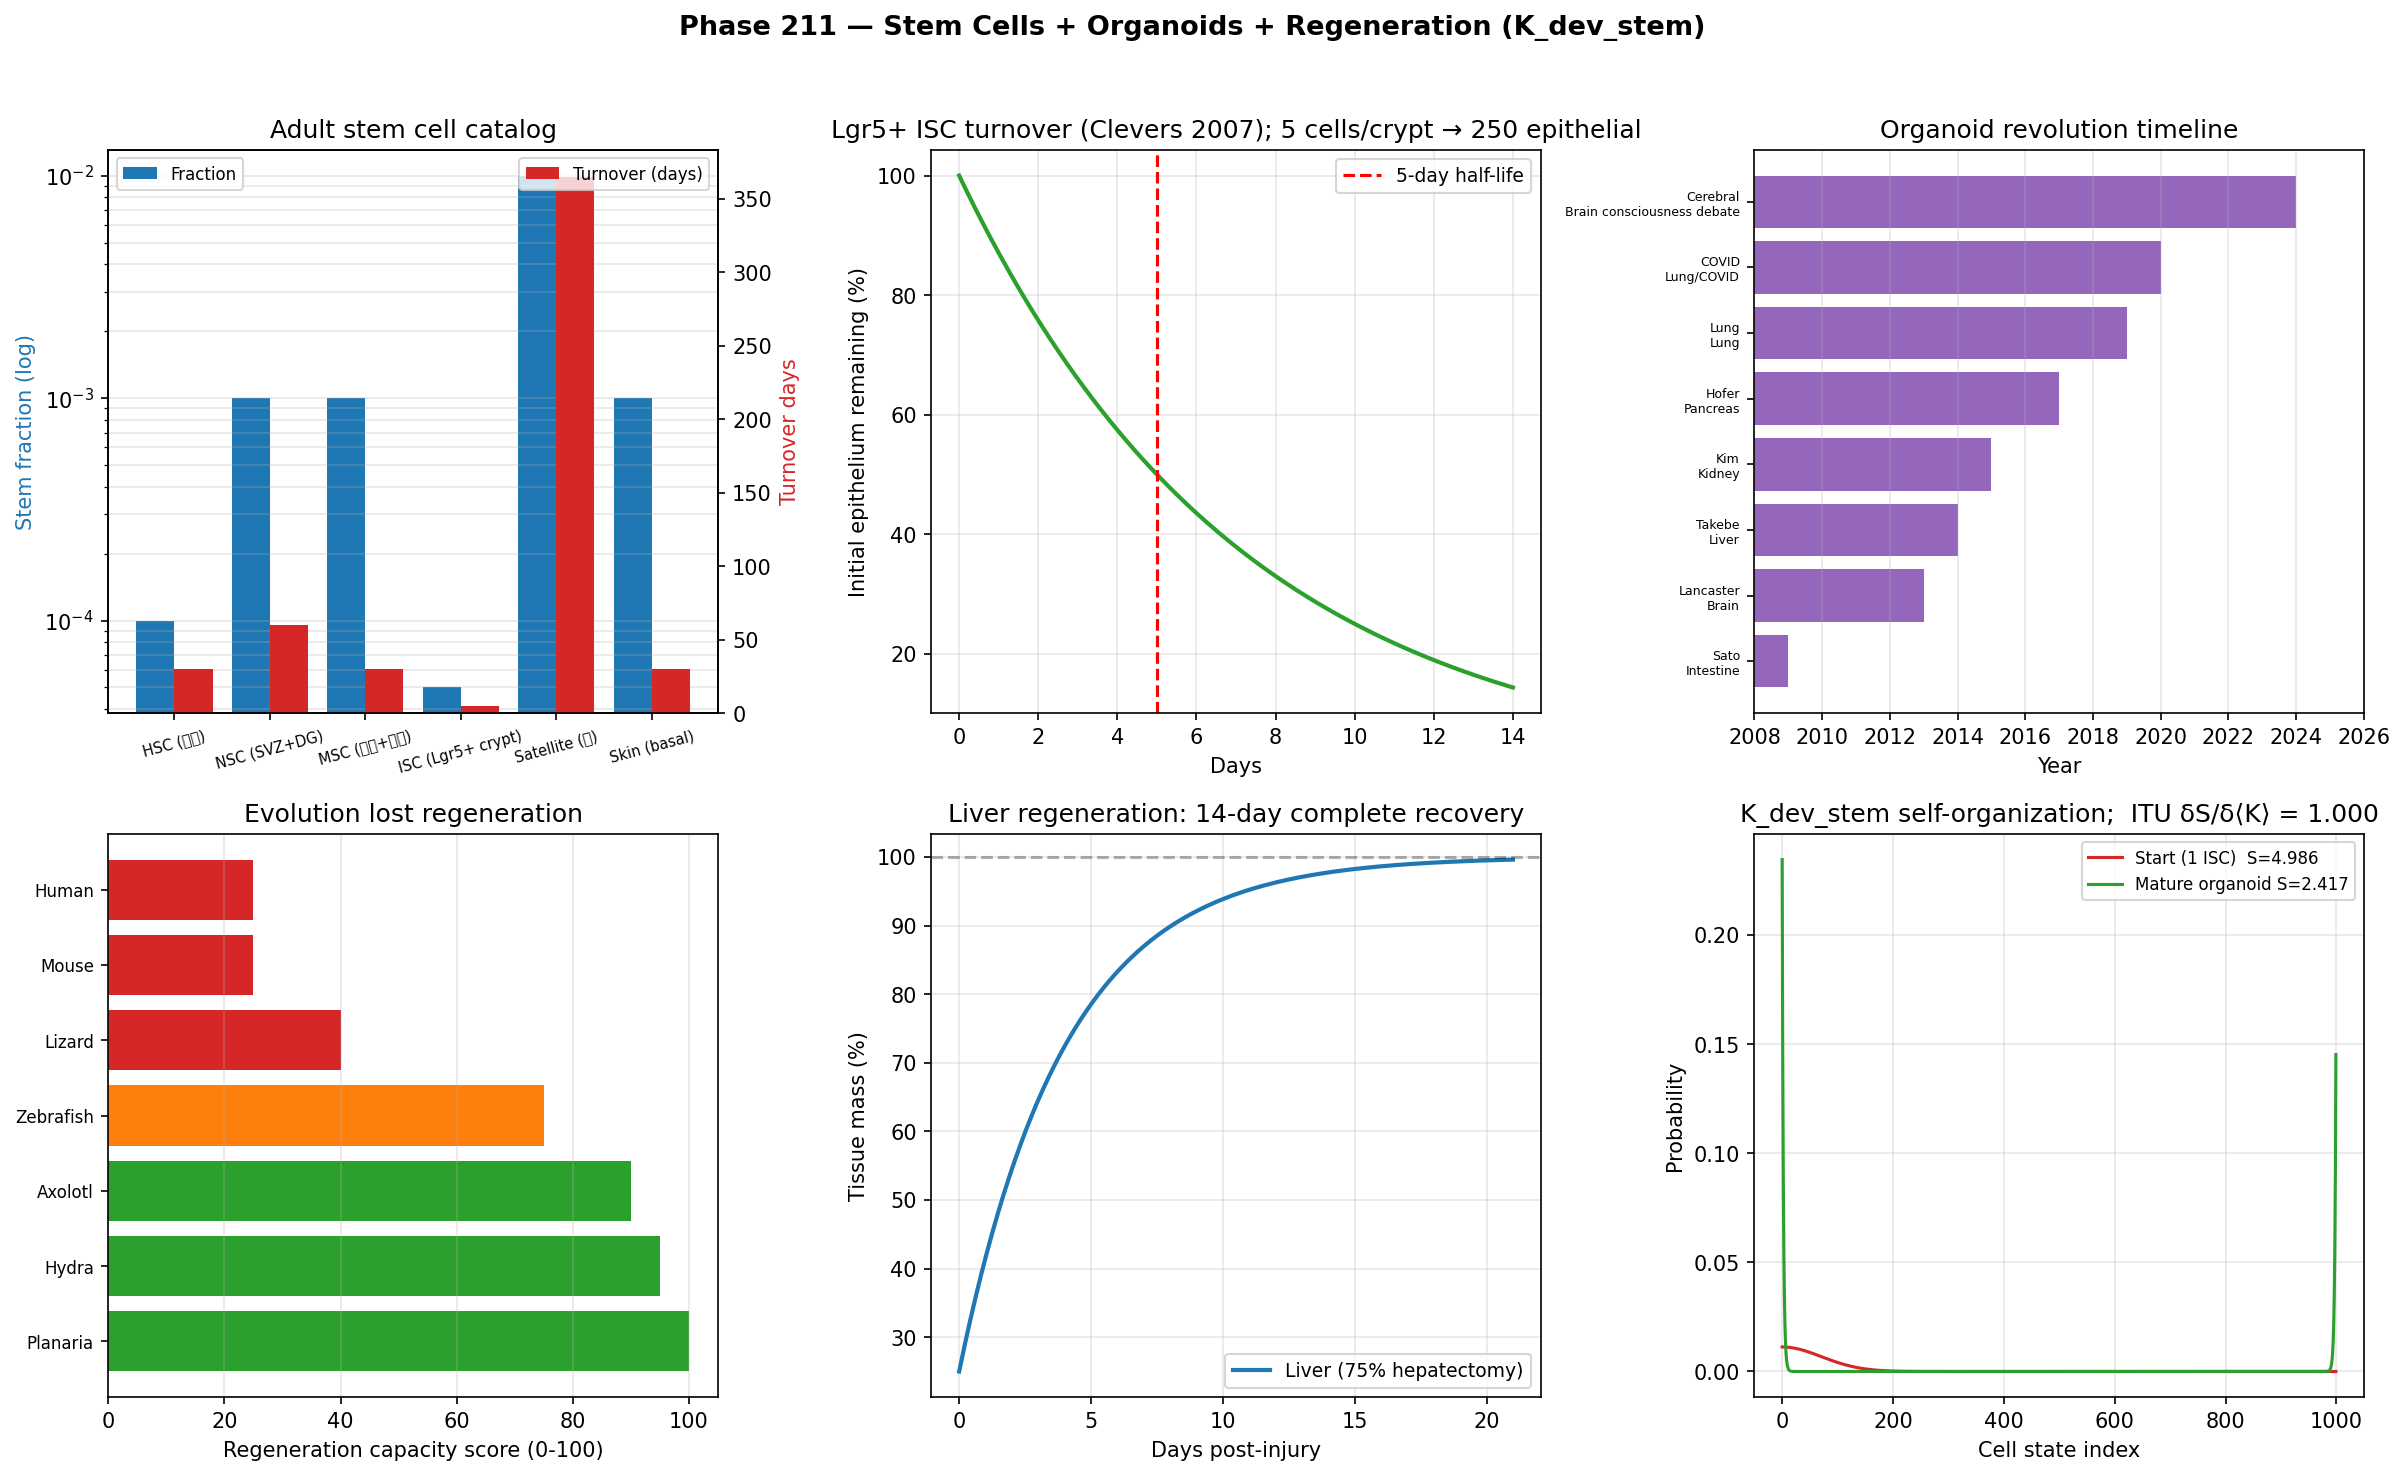

Python code for this plot:
"""
Phase 211 — Stem cells + Organoids + Regeneration (K_dev_stem)

Simulations:
  1) Adult stem cell catalog (HSC/NSC/MSC/ISC/Satellite/Skin)
  2) Lgr5+ ISC turnover dynamics (Clevers 2007)
  3) Organoid history milestones
  4) Regeneration capacity across species
  5) Axolotl limb regeneration stages
  6) Liver regeneration kinetics
  7) ITU K_dev_stem axiom: 1 cell -> organoid self-organization

Outputs:
  - stem_organoid_regen.png
  - stem_organoid_regen_summary.json
"""

from __future__ import annotations

import json
from pathlib import Path

import matplotlib
matplotlib.use("Agg")
import matplotlib.pyplot as plt
import numpy as np

OUT_PNG = Path(__file__).with_name("stem_organoid_regen.png")
OUT_JSON = Path(__file__).with_name("stem_organoid_regen_summary.json")

rng = np.random.default_rng(20260621)

# -------------------------------------------------------------
# 1) Adult stem cells
# -------------------------------------------------------------
adult_stem = {
    "HSC (骨髄)":       {"fraction": 1e-4,  "turnover_days": 30,   "potency": "Multipotent"},
    "NSC (SVZ+DG)":     {"fraction": 1e-3,  "turnover_days": 60,   "potency": "Multipotent"},
    "MSC (骨髄+脂肪)":   {"fraction": 1e-3,  "turnover_days": 30,   "potency": "Multipotent"},
    "ISC (Lgr5+ crypt)": {"fraction": 5e-5,  "turnover_days": 5,    "potency": "Multipotent"},
    "Satellite (筋)":   {"fraction": 1e-2,  "turnover_days": 365,  "potency": "Unipotent"},
    "Skin (basal)":     {"fraction": 1e-3,  "turnover_days": 30,   "potency": "Multipotent"},
}

# -------------------------------------------------------------
# 2) Lgr5+ ISC turnover (Clevers 2007)
# -------------------------------------------------------------
days = np.linspace(0, 14, 200)
# Crypt has ~5 Lgr5+ cells; produces ~250 epithelial cells via TA daughters
N_Lgr5 = 5
N_total_epithelial = 250
N_turnover_days = 5
# Exponential replacement
intact_fraction = np.exp(-days / N_turnover_days * np.log(2))

# -------------------------------------------------------------
# 3) Organoid history
# -------------------------------------------------------------
organoid_history = {
    "Sato intestinal (Clevers)":  {"year": 2009, "tissue": "Intestine"},
    "Lancaster cerebral":          {"year": 2013, "tissue": "Brain"},
    "Takebe liver":                {"year": 2014, "tissue": "Liver"},
    "Kim kidney":                  {"year": 2015, "tissue": "Kidney"},
    "Hofer pancreas":              {"year": 2017, "tissue": "Pancreas"},
    "Lung organoid":               {"year": 2019, "tissue": "Lung"},
    "COVID lung infection model":  {"year": 2020, "tissue": "Lung/COVID"},
    "Cerebral + EEG-like":         {"year": 2024, "tissue": "Brain consciousness debate"},
}

# -------------------------------------------------------------
# 4) Regeneration capacity by species
# -------------------------------------------------------------
species_regen = {
    "Planaria":        {"score": 100, "capacity": "Whole-body"},
    "Hydra":           {"score": 95,  "capacity": "Whole-body"},
    "Axolotl":         {"score": 90,  "capacity": "Limb+heart+spinal cord"},
    "Zebrafish":       {"score": 75,  "capacity": "Heart+fin+optic"},
    "Lizard":          {"score": 40,  "capacity": "Tail only"},
    "Mouse":           {"score": 25,  "capacity": "Liver+skin+blood"},
    "Human":           {"score": 25,  "capacity": "Liver+skin+blood"},
}

# -------------------------------------------------------------
# 5) Axolotl limb regeneration stages
# -------------------------------------------------------------
axolotl_stages = {
    "Amputation":              0,
    "Wound epithelium":        1.5,
    "Blastema initiation":     5,
    "AEC + blastema growth":   10,
    "Pattern restoration":     17,
    "Re-differentiation":      24,
    "Complete limb":           30,
}

# -------------------------------------------------------------
# 6) Liver regeneration kinetics
# -------------------------------------------------------------
days_liver = np.linspace(0, 21, 200)
# 75% hepatectomy: remaining 25% expands to 100% in 14 days
liver_mass_pct = 25 + 75 * (1 - np.exp(-days_liver / 4))

# -------------------------------------------------------------
# 7) ITU K_dev_stem axiom: 1 cell -> organoid
# -------------------------------------------------------------
N_cells_organoid = 1000
# Start: 1 ISC (Lgr5+, peaked distribution)
log_fit_start = -np.linspace(0, 10, N_cells_organoid) ** 2
p_start = np.exp(log_fit_start); p_start /= p_start.sum()
S_start = float(-np.sum(p_start * np.log(p_start)))

# After organoid maturation: multiple lineages emerge (Paneth, enteroendocrine, goblet, enterocyte, Lgr5+ stem)
# 5 cell types distributed
log_fit_org = -((np.arange(N_cells_organoid) - 500) ** 2) / 50000
# Add 5 lineage peaks
for i in [100, 300, 500, 700, 900]:
    log_fit_org += -((np.arange(N_cells_organoid) - i) ** 2) / 5000 * (-0.5)
p_org = np.exp(log_fit_org); p_org /= p_org.sum()
S_org = float(-np.sum(p_org * np.log(p_org)))

log_p_start = np.log(np.clip(p_start, 1e-30, None))
dp = p_org - p_start
dS_lin = -np.sum(dp * (1.0 + log_p_start))
dK_lin = -np.sum(dp * log_p_start)
ratio = float(dS_lin / dK_lin) if abs(dK_lin) > 1e-15 else float("nan")

# -------------------------------------------------------------
# Plot
# -------------------------------------------------------------
fig, axes = plt.subplots(2, 3, figsize=(16, 10))
fig.suptitle(
    "Phase 211 — Stem Cells + Organoids + Regeneration (K_dev_stem)",
    fontsize=13, fontweight="bold",
)

# Panel 1: Adult stem cells
ax = axes[0, 0]
sc_names = list(adult_stem.keys())
fractions = [adult_stem[s]["fraction"] for s in sc_names]
turnover = [adult_stem[s]["turnover_days"] for s in sc_names]
x = np.arange(len(sc_names))
width = 0.4
ax.bar(x - width/2, fractions, width, color="#1f77b4", label="Fraction", log=True)
ax2 = ax.twinx()
ax2.bar(x + width/2, turnover, width, color="#d62728", label="Turnover (days)")
ax.set_xticks(x); ax.set_xticklabels(sc_names, fontsize=7, rotation=15)
ax.set_ylabel("Stem fraction (log)", color="#1f77b4")
ax2.set_ylabel("Turnover days", color="#d62728")
ax.set_title("Adult stem cell catalog")
ax.legend(loc="upper left", fontsize=8)
ax2.legend(loc="upper right", fontsize=8)
ax.grid(True, alpha=0.3, axis="y", which="both")

# Panel 2: Lgr5+ ISC turnover
ax = axes[0, 1]
ax.plot(days, intact_fraction * 100, "-", color="#2ca02c", lw=2)
ax.axvline(N_turnover_days, color="red", linestyle="--", label=f"5-day half-life")
ax.set_xlabel("Days")
ax.set_ylabel("Initial epithelium remaining (%)")
ax.set_title(f"Lgr5+ ISC turnover (Clevers 2007); 5 cells/crypt → {N_total_epithelial} epithelial")
ax.legend(fontsize=9)
ax.grid(True, alpha=0.3)

# Panel 3: Organoid history
ax = axes[0, 2]
years = [d["year"] for d in organoid_history.values()]
labels_org = [k.split(" ")[0] + "\n" + d["tissue"] for k, d in organoid_history.items()]
ax.barh(range(len(years)), years, color="#9467bd")
ax.set_yticks(range(len(years)))
ax.set_yticklabels(labels_org, fontsize=6)
ax.set_xlim(2008, 2026)
ax.set_xlabel("Year")
ax.set_title("Organoid revolution timeline")
ax.grid(True, alpha=0.3, axis="x")

# Panel 4: Regeneration species comparison
ax = axes[1, 0]
sp_names = list(species_regen.keys())
sp_scores = [species_regen[s]["score"] for s in sp_names]
colors_sp = ["#2ca02c" if s > 80 else "#ff7f0e" if s > 40 else "#d62728" for s in sp_scores]
ax.barh(range(len(sp_names)), sp_scores, color=colors_sp)
ax.set_yticks(range(len(sp_names)))
ax.set_yticklabels(sp_names, fontsize=8)
ax.set_xlabel("Regeneration capacity score (0-100)")
ax.set_title("Evolution lost regeneration")
ax.grid(True, alpha=0.3, axis="x")

# Panel 5: Axolotl + Liver regeneration
ax = axes[1, 1]
ax.plot(days_liver, liver_mass_pct, "-", color="#1f77b4", lw=2, label="Liver (75% hepatectomy)")
ax.set_xlabel("Days post-injury")
ax.set_ylabel("Tissue mass (%)")
ax.set_title("Liver regeneration: 14-day complete recovery")
ax.axhline(100, color="black", linestyle="--", alpha=0.3)
ax.legend(fontsize=9)
ax.grid(True, alpha=0.3)

# Panel 6: ITU organoid self-organization
ax = axes[1, 2]
ax.plot(np.arange(N_cells_organoid), p_start, "-", color="#d62728", lw=1.5,
        label=f"Start (1 ISC)  S={S_start:.3f}")
ax.plot(np.arange(N_cells_organoid), p_org, "-", color="#2ca02c", lw=1.5,
        label=f"Mature organoid S={S_org:.3f}")
ax.set_xlabel("Cell state index")
ax.set_ylabel("Probability")
ax.set_title(f"K_dev_stem self-organization;  ITU δS/δ⟨K⟩ = {ratio:.3f}")
ax.legend(fontsize=8)
ax.grid(True, alpha=0.3)

plt.tight_layout(rect=[0, 0, 1, 0.96])
plt.savefig(OUT_PNG, dpi=150, bbox_inches="tight")
plt.close(fig)

summary = {
    "phase": 211,
    "tier1_paper": 29,
    "block": "B",
    "topic": "Stem cells + Organoids + Regeneration (K_dev_stem)",
    "adult_stem_cells": adult_stem,
    "Lgr5_ISC_Clevers_2007": {
        "cells_per_crypt": N_Lgr5,
        "epithelial_cells_per_crypt": N_total_epithelial,
        "turnover_days": N_turnover_days,
        "Sato_intestinal_organoid_2009": "1 Lgr5+ cell -> mini-gut in vitro",
    },
    "organoid_history": organoid_history,
    "Lancaster_cerebral_organoid_2013": {
        "size_mm_max": 4.5,
        "structure": "Cortical layers + cerebral hemispheres",
        "disease_model": "Microcephaly (CDK5RAP2)",
        "ethics_debate_2024": "EEG-like activity raises consciousness questions",
    },
    "regeneration_capacity_by_species": species_regen,
    "axolotl_limb_regeneration_days": axolotl_stages,
    "liver_regeneration": {
        "75pct_hepatectomy_recovery_days": 14,
        "mechanism": "Mature hepatocyte re-entry + LPC activation",
    },
    "planaria_minimum_fragment": "1/300 body fragment regenerates whole",
    "ITU_K_dev_stem": {
        "N_cells": N_cells_organoid,
        "S_start_1_ISC_nats": S_start,
        "S_mature_organoid_nats": S_org,
        "delta_S": S_org - S_start,
        "ratio_dS_over_dK": ratio,
        "expected_ratio": 1.0,
    },
    "ITU_interpretation": {
        "K_state": "K_dev_stem",
        "modular_Hamiltonian": "K_dev_stem^(0) = -log P(progeny | stem state, niche)",
        "organoid_meaning": "Self-organization from 1 stem cell = ITU pattern generation",
        "regeneration_meaning": "K_dev_stem reactivation + K_dev_morphogen reuse",
        "axolotl_meaning": "Conserved K_dev programs reactivated post-injury",
        "evolution_loss": "Mammals lost K_dev_stem accessibility (cost: regeneration vs cancer trade-off)",
    },
    "predictions": [
        ("Functional kidney organoid transplant", 2032, 0.55, "Medium"),
        ("Pancreas β-cell organoid for T1D", 2030, 0.70, "Strong"),
        ("Cerebral organoid + EEG consciousness debate", 2028, 0.80, "Strong"),
        ("Mammalian limb regen via blastema engineering", 2035, 0.30, "Weak"),
        ("iPS oocyte/sperm clinical (infertility)", 2030, 0.45, "Medium"),
    ],
    "outputs": {
        "figure": str(OUT_PNG.name),
        "summary_json": str(OUT_JSON.name),
    },
}

OUT_JSON.write_text(json.dumps(summary, indent=2, ensure_ascii=False), encoding="utf-8")
print(json.dumps(summary, indent=2, ensure_ascii=False))
